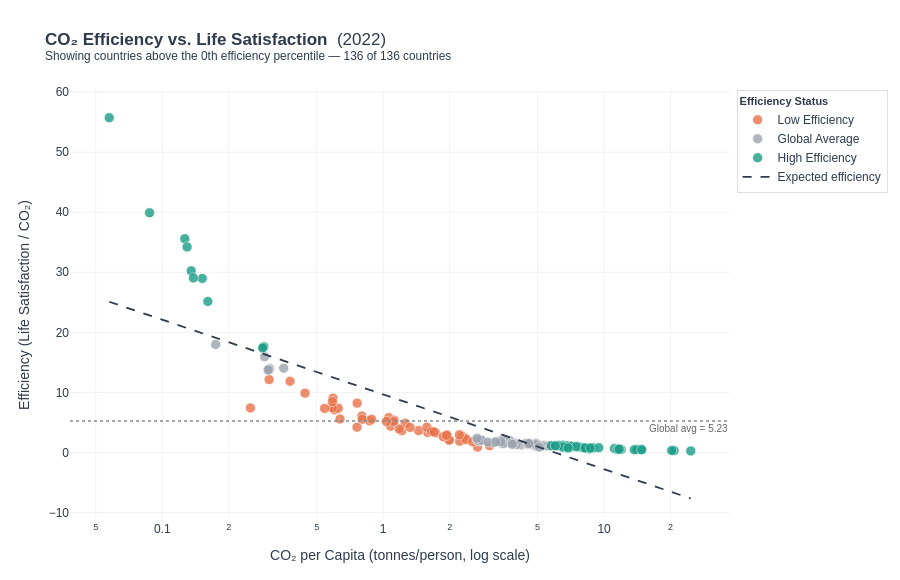

The notebook cell saved with this chart:
### Code cell
# using dash for slider
def build_fig4(min_pct=0):
    filtered = df_2022[df_2022['residual_pct'] >= min_pct].copy()

    fig = px.scatter(
        filtered,
        x='co2_per_capita', y='efficiency',
        color='Efficiency Status',
        color_discrete_map=EFFICIENCY_COLORS,
        hover_name='country',
        hover_data={
            'co2_per_capita'   : ':.2f',
            'life_satisfaction': ':.2f',
            'efficiency'       : ':.3f',
            'residual_pct'     : ':.0f',
        },
        labels={
            'co2_per_capita': 'CO₂ per Capita (tonnes/person, log scale)',
            'efficiency'    : 'Efficiency (Life Satisfaction / CO₂)',
        },
        title=(f'<b>CO₂ Efficiency vs. Life Satisfaction</b>  (2022)'
               f'<br><sup>Showing countries above the {min_pct:.0f}th efficiency percentile'
               f' — {len(filtered)} of {len(df_2022)} countries</sup>'),
        log_x=True,
        height=580,
    )

    fig.update_traces(marker=dict(size=10, opacity=0.8, line=dict(width=0.6, color='white')))

    # expected-efficiency regression line
    fig.add_trace(go.Scatter(
        x=x_fit_eff, y=y_fit_eff, mode='lines',
        name='Expected efficiency',
        line=dict(color=SLATE, width=1.8, dash='dash'),
        hovertemplate='CO₂ = %{x:.2f}<br>Expected eff = %{y:.3f}<extra></extra>',
    ))

    # global average reference line
    fig.add_hline(y=avg_eff_val, line_dash='dot', line_color='#888', line_width=1.5,
                  annotation_text=f'Global avg = {avg_eff_val:.2f}',
                  annotation_position='bottom right',
                  annotation_font=dict(size=10, color='#666'))

    fig.update_layout(
        **PLOT_DEFAULTS,
        margin=dict(l=70, r=160, t=90, b=60),
        legend=dict(title=dict(text='<b>Efficiency Status</b>', font=dict(size=11)),
                    x=1.01, y=1, bgcolor='rgba(255,255,255,0.9)',
                    bordercolor='#E0E0E0', borderwidth=1),
    )
    fig.update_xaxes(showgrid=True, gridcolor='#F2F2F2', zeroline=False)
    fig.update_yaxes(showgrid=True, gridcolor='#F2F2F2', zeroline=False)
    return fig

build_fig4().show()

### Figure 1 — Plotly figure (JSON) as saved in the notebook; plotly's stock layout.template omitted (floating-point values rounded to 4 significant figures; data arrays with more than 128 entries replaced by an {"elided": "..."} marker saying what was removed)
{"data": [{"customdata": [[1.859, 0.7353], [5.277, 17.65], [4.282, 4.412], [4.374, 11.76], [5.684, 26.47], [3.435, 31.62], [6.125, 32.35], [4.393, 6.618], [5.63, 22.79], [3.545, 2.206], [5.267, 13.24], [6.609, 27.94], [5.559, 30.88], [4.17, 21.32], [6.122, 19.85], [5.035, 29.41], [4.605, 8.824], [6.15, 20.59], [6.023, 18.38], [4.036, 16.18], [4.12, 16.91], [4.487, 27.21], [5.825, 24.26], [2.392, 22.06], [4.724, 7.353], [4.903, 19.12], [4.372, 5.882], [4.631, 8.088], [5.36, 23.53], [6.259, 28.68], [4.981, 12.5], [4.555, 5.147], [5.738, 15.44], [5.526, 25.74], [5.523, 13.97], [5.819, 25.0], [4.855, 9.559], [4.442, 3.676], [4.908, 10.29], [5.33, 11.03], [3.694, 14.71], [4.497, 30.15], [6.494, 33.09], [3.982, 2.941], [3.204, 1.471]], "hovertemplate": "<b>%{hovertext}</b><br><br>Efficiency Status=Low Efficiency<br>CO₂ per Capita (tonnes/person, log scale)=%{x:.2f}<br>Efficiency (Life Satisfaction / CO₂)=%{y:.3f}<br>life_satisfaction=%{customdata[0]:.2f}<br>residual_pct=%{customdata[1]:.0f}<extra></extra>", "hovertext": ["Afghanistan", "Albania", "Bangladesh", "Benin", "Bolivia", "Botswana", "Brazil", "Cambodia", "Colombia", "Comoros", "Congo", "Costa Rica", "Ecuador", "Egypt", "El Salvador", "Gabon", "Ghana", "Guatemala", "Honduras", "India", "Jordan", "Kenya", "Kyrgyzstan", "Lebanon", "Mauritania", "Morocco", "Myanmar", "Namibia", "Nepal", "Nicaragua", "Nigeria", "Pakistan", "Paraguay", "Peru", "Philippines", "Republic of Moldova", "Senegal", "Sri Lanka", "State of Palestine", "Tajikistan", "Tanzania", "Tunisia", "Uruguay", "Zambia", "Zimbabwe"], "legendgroup": "Low Efficiency", "marker": {"color": "#E8734A", "line": {"color": "white", "width": 0.6}, "opacity": 0.8, "size": 10, "symbol": "circle"}, "mode": "markers", "name": "Low Efficiency", "orientation": "v", "showlegend": true, "type": "scatter", "x": [0.2506, 1.591, 0.603, 0.4428, 1.945, 3.031, 2.283, 1.213, 1.729, 0.6373, 1.446, 1.576, 2.36, 2.219, 1.26, 2.379, 0.6258, 1.06, 1.122, 1.986, 1.992, 0.3787, 1.655, 2.674, 1.08, 1.869, 0.5886, 1.181, 0.5926, 0.7624, 0.589, 0.8698, 1.114, 1.935, 1.325, 1.702, 0.8007, 0.8048, 0.8863, 1.033, 0.3045, 2.54, 2.212, 0.5428, 0.7612], "xaxis": "x", "y": [7.418, 3.317, 7.101, 9.879, 2.923, 1.133, 2.683, 3.622, 3.257, 5.562, 3.642, 4.193, 2.355, 1.879, 4.859, 2.116, 7.358, 5.804, 5.367, 2.032, 2.068, 11.85, 3.519, 0.8945, 4.373, 2.623, 7.428, 3.92, 9.045, 8.21, 8.456, 5.237, 5.149, 2.855, 4.169, 3.419, 6.064, 5.52, 5.538, 5.158, 12.13, 1.77, 2.936, 7.336, 4.209], "yaxis": "y"}, {"customdata": [[5.329, 54.41], [6.024, 53.68], [5.342, 34.56], [4.638, 55.88], [4.973, 44.85], [6.334, 56.62], [6.125, 57.35], [6.13, 64.71], [7.586, 63.97], [5.569, 36.76], [6.661, 58.09], [4.279, 37.5], [5.109, 40.44], [5.931, 65.44], [5.308, 51.47], [6.041, 58.82], [5.277, 35.29], [4.941, 59.56], [6.405, 66.18], [5.703, 38.24], [6.368, 63.24], [5.111, 38.97], [6.213, 46.32], [6.763, 61.03], [4.198, 36.03], [6.3, 44.12], [5.902, 42.65], [6.33, 47.06], [5.722, 52.94], [5.254, 49.26], [6.265, 39.71], [5.968, 50.74], [6.589, 52.21], [3.138, 45.59], [6.436, 62.5], [7.395, 50.0], [7.24, 55.15], [5.843, 48.53], [4.137, 33.82], [4.614, 61.76], [5.071, 41.91], [6.796, 60.29], [6.014, 43.38], [5.211, 47.79], [5.763, 41.18]], "hovertemplate": "<b>%{hovertext}</b><br><br>Efficiency Status=Global Average<br>CO₂ per Capita (tonnes/person, log scale)=%{x:.2f}<br>Efficiency (Life Satisfaction / CO₂)=%{y:.3f}<br>life_satisfaction=%{customdata[0]:.2f}<br>residual_pct=%{customdata[1]:.0f}<extra></extra>", "hovertext": ["Algeria", "Argentina", "Armenia", "Burkina Faso", "Cameroon", "Chile", "Croatia", "Cyprus", "Denmark", "Dominican Republic", "France", "Gambia", "Georgia", "Greece", "Hong Kong SAR of China", "Hungary", "Indonesia", "Iraq", "Italy", "Jamaica", "Kosovo", "Lao PDR", "Latvia", "Lithuania", "Mali", "Malta", "Mauritius", "Mexico", "Montenegro", "North Macedonia", "Panama", "Portugal", "Romania", "Sierra Leone", "Spain", "Sweden", "Switzerland", "Thailand", "Togo", "Türkiye", "Ukraine", "United Kingdom", "Uzbekistan", "Venezuela", "Viet Nam"], "legendgroup": "Global Average", "marker": {"color": "#9CA3AF", "line": {"color": "white", "width": 0.6}, "opacity": 0.8, "size": 10, "symbol": "circle"}, "mode": "markers", "name": "Global Average", "orientation": "v", "showlegend": true, "type": "scatter", "x": [4.239, 4.047, 2.672, 0.2906, 0.3544, 4.385, 4.501, 5.311, 4.929, 2.78, 4.456, 0.3065, 3.162, 5.533, 4.121, 4.674, 2.719, 4.939, 5.705, 2.785, 4.988, 2.983, 3.513, 4.578, 0.3042, 3.359, 3.383, 3.528, 4.06, 3.995, 2.66, 3.909, 3.818, 0.1744, 4.897, 3.465, 3.748, 3.8, 0.3013, 5.095, 3.485, 4.563, 3.409, 3.843, 3.237], "xaxis": "x", "y": [1.257, 1.488, 1.999, 15.96, 14.03, 1.444, 1.361, 1.154, 1.539, 2.003, 1.495, 13.96, 1.616, 1.072, 1.288, 1.292, 1.941, 1.0, 1.123, 2.048, 1.277, 1.713, 1.769, 1.477, 13.8, 1.876, 1.745, 1.794, 1.41, 1.315, 2.355, 1.527, 1.726, 17.99, 1.314, 2.134, 1.932, 1.538, 13.73, 0.9055, 1.455, 1.489, 1.764, 1.356, 1.78], "yaxis": "y"}, {"customdata": [[7.095, 91.18], [7.097, 74.26], [6.173, 94.85], [6.859, 77.94], [5.633, 69.85], [5.466, 72.79], [6.961, 90.44], [4.397, 96.32], [5.818, 80.15], [6.845, 84.56], [3.207, 100.0], [6.455, 83.82], [4.091, 97.06], [7.804, 73.53], [6.892, 79.41], [5.072, 69.12], [7.53, 85.29], [4.876, 82.35], [6.911, 75.74], [7.473, 75.0], [6.129, 81.62], [6.144, 89.71], [4.042, 92.65], [7.228, 86.03], [4.019, 95.59], [3.495, 99.26], [6.012, 78.68], [5.84, 88.97], [4.954, 67.65], [7.403, 76.47], [7.123, 70.59], [4.501, 98.53], [7.315, 77.21], [6.26, 80.88], [5.951, 87.5], [5.661, 86.76], [6.463, 94.12], [6.144, 71.32], [6.587, 83.09], [6.469, 66.91], [6.65, 68.38], [5.275, 72.06], [6.535, 88.24], [4.432, 97.79], [6.571, 93.38], [6.894, 91.91]], "hovertemplate": "<b>%{hovertext}</b><br><br>Efficiency Status=High Efficiency<br>CO₂ per Capita (tonnes/person, log scale)=%{x:.2f}<br>Efficiency (Life Satisfaction / CO₂)=%{y:.3f}<br>life_satisfaction=%{customdata[0]:.2f}<br>residual_pct=%{customdata[1]:.0f}<extra></extra>", "hovertext": ["Australia", "Austria", "Bahrain", "Belgium", "Bosnia and Herzegovina", "Bulgaria", "Canada", "Chad", "China", "Czechia", "DR Congo", "Estonia", "Ethiopia", "Finland", "Germany", "Guinea", "Iceland", "Iran", "Ireland", "Israel", "Japan", "Kazakhstan", "Liberia", "Luxembourg", "Madagascar", "Malawi", "Malaysia", "Mongolia", "Mozambique", "Netherlands", "New Zealand", "Niger", "Norway", "Poland", "Republic of Korea", "Russian Federation", "Saudi Arabia", "Serbia", "Singapore", "Slovakia", "Slovenia", "South Africa", "Taiwan Province of China", "Uganda", "United Arab Emirates", "United States"], "legendgroup": "High Efficiency", "marker": {"color": "#1A9C87", "line": {"color": "white", "width": 0.6}, "opacity": 0.8, "size": 10, "symbol": "circle"}, "mode": "markers", "name": "High Efficiency", "orientation": "v", "showlegend": true, "type": "scatter", "x": [14.66, 6.78, 24.67, 7.638, 6.472, 6.876, 14.11, 0.1517, 8.218, 8.905, 0.05754, 8.863, 0.1353, 6.525, 7.942, 0.2883, 9.458, 8.57, 7.177, 6.84, 8.237, 13.69, 0.1608, 11.13, 0.1383, 0.08758, 8.125, 11.94, 0.2847, 7.121, 6.229, 0.1265, 7.483, 8.203, 11.72, 11.51, 20.73, 6.547, 8.661, 5.772, 6.017, 6.874, 11.7, 0.1295, 20.22, 14.8], "xaxis": "x", "y": [0.484, 1.047, 0.2502, 0.8981, 0.8703, 0.795, 0.4934, 28.98, 0.708, 0.7687, 55.73, 0.7283, 30.24, 1.196, 0.8678, 17.59, 0.7961, 0.569, 0.9629, 1.093, 0.7441, 0.4487, 25.14, 0.6491, 29.06, 39.91, 0.74, 0.4889, 17.4, 1.04, 1.144, 35.59, 0.9776, 0.7631, 0.5078, 0.4919, 0.3118, 0.9384, 0.7605, 1.121, 1.105, 0.7674, 0.5586, 34.22, 0.325, 0.4657], "yaxis": "y"}, {"hovertemplate": "CO₂ = %{x:.2f}<br>Expected eff = %{y:.3f}<extra></extra>", "line": {"color": "#2E3B4E", "dash": "dash", "width": 1.8}, "mode": "lines", "name": "Expected efficiency", "type": "scatter", "x": {"elided": "300 float values"}, "y": {"elided": "300 float values"}}], "layout": {"annotations": [{"font": {"color": "#666", "size": 10}, "showarrow": false, "text": "Global avg = 5.23", "x": 1, "xanchor": "right", "xref": "x domain", "y": 5.231, "yanchor": "top", "yref": "y"}], "font": {"color": "#2E3B4E", "family": "Arial", "size": 12}, "height": 580, "legend": {"bgcolor": "rgba(255,255,255,0.9)", "bordercolor": "#E0E0E0", "borderwidth": 1, "title": {"font": {"size": 11}, "text": "<b>Efficiency Status</b>"}, "tracegroupgap": 0, "x": 1.01, "y": 1}, "margin": {"b": 60, "l": 70, "r": 160, "t": 90}, "paper_bgcolor": "white", "plot_bgcolor": "white", "shapes": [{"line": {"color": "#888", "dash": "dot", "width": 1.5}, "type": "line", "x0": 0, "x1": 1, "xref": "x domain", "y0": 5.231, "y1": 5.231, "yref": "y"}], "title": {"text": "<b>CO₂ Efficiency vs. Life Satisfaction</b>  (2022)<br><sup>Showing countries above the 0th efficiency percentile — 136 of 136 countries</sup>"}, "xaxis": {"anchor": "y", "domain": [0, 1], "gridcolor": "#F2F2F2", "showgrid": true, "title": {"text": "CO₂ per Capita (tonnes/person, log scale)"}, "type": "log", "zeroline": false}, "yaxis": {"anchor": "x", "domain": [0, 1], "gridcolor": "#F2F2F2", "showgrid": true, "title": {"text": "Efficiency (Life Satisfaction / CO₂)"}, "zeroline": false}}}
